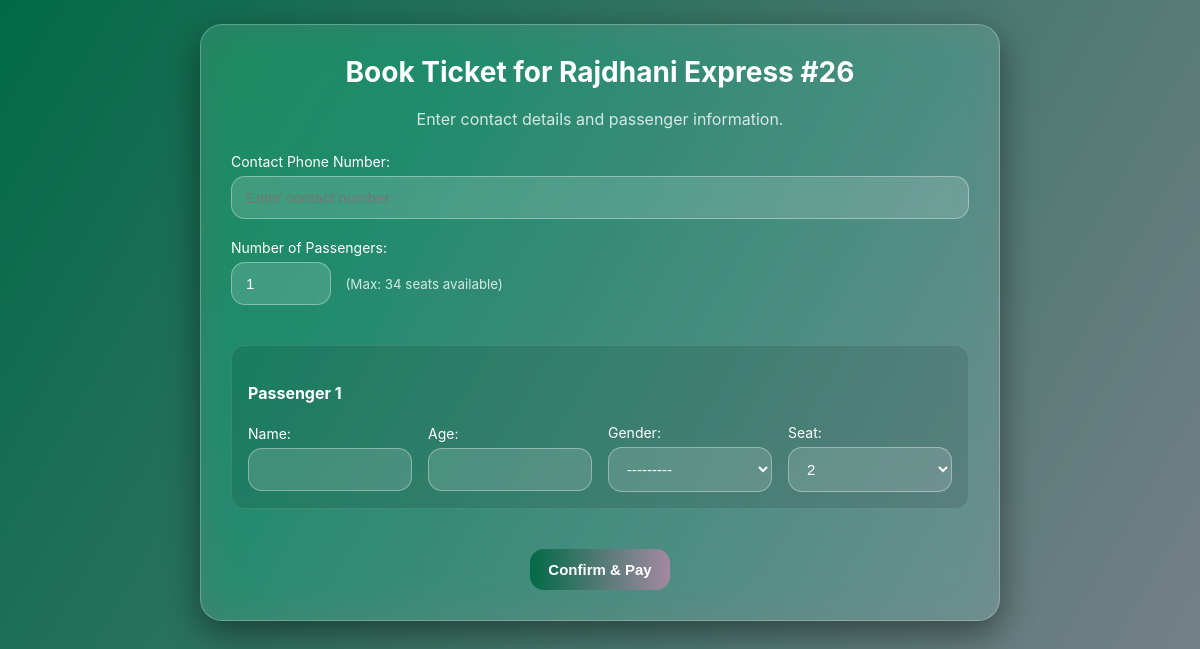
/book/26/ (signed in), run on an earlier commit of the app's database.
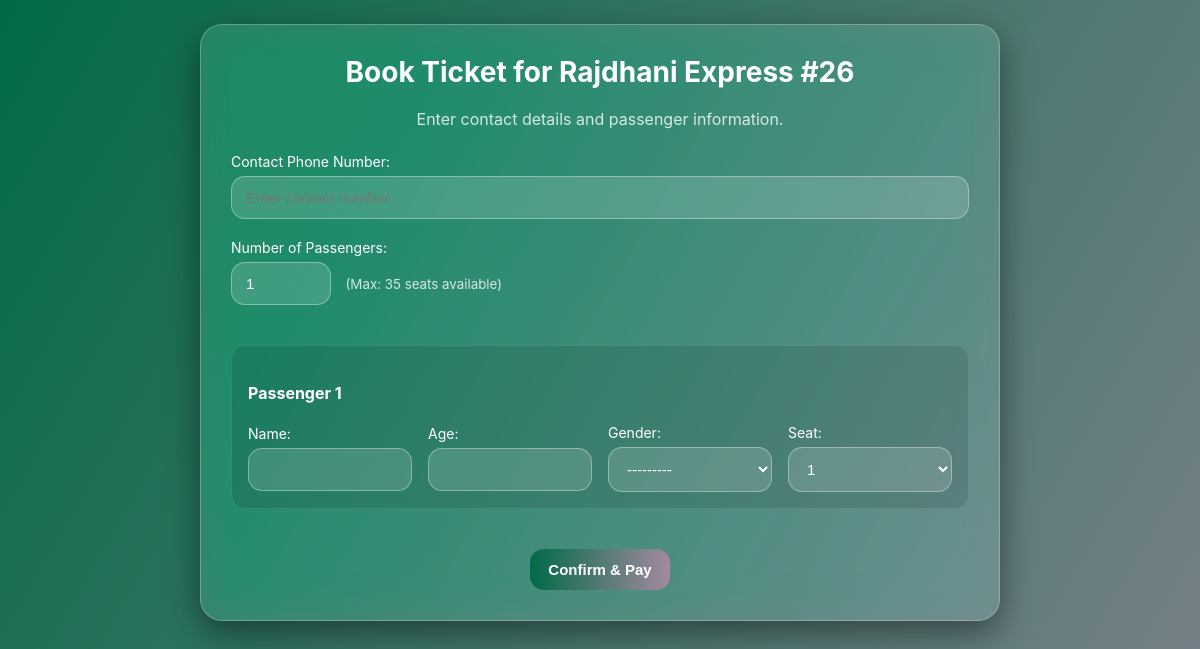
And on a later commit of the database.
### reservation/models.py (models this page shows, shortened)
class Bus(models.Model):
    name = models.CharField(max_length=100)
    source = models.CharField(max_length=100)
    destination = models.CharField(max_length=100)
    departure_time = models.DateTimeField()
    total_seats = models.PositiveIntegerField()
    available_seats = models.PositiveIntegerField()
    ticket_price = models.DecimalField(max_digits=10, decimal_places=2)

### reservation/views.py (the view, shortened to what this page needs)
# urls.py: path('book/<int:bus_id>/', views.book_bus_view, name='book_bus'),
@login_required
def book_bus_view(request, bus_id):
    bus = get_object_or_404(Bus, id=bus_id)
    booked_seats = Passenger.objects.filter(booking__bus=bus, booking__status='Booked').values_list('seat_number', flat=True)
    all_seats = [str(i) for i in range(1, bus.total_seats + 1)]
    available_seats = [seat for seat in all_seats if seat not in booked_seats]
    PassengerFormSet = formset_factory(PassengerForm, extra=1)
    details_form = BookingDetailsForm(request.POST or None)
    passenger_formset = PassengerFormSet(request.POST or None, prefix='form', form_kwargs={'available_seats': available_seats})
    context = {'bus': bus, 'details_form': details_form, 'passenger_formset': passenger_formset}
    return render(request, 'enter_passengers.html', context)

### reservation/forms.py
class BookingDetailsForm(forms.ModelForm):
    class Meta:
        model = Booking
        fields = ['phone_number']
        widgets = {
            'phone_number': forms.TextInput(attrs={'placeholder': 'Enter contact number'}),
        }

### reservation/templates/enter_passengers.html (shortened to what this page needs)
{% extends "base.html" %}
{% block content %}
<div class="grid-center">
    <div class="card form-card">
        <h1>Book Ticket for {{ bus.name }}</h1>
        <p style="text-align: center; opacity: .8; margin-bottom: 20px;">
            Enter contact details and passenger information.
        </p>
        <form method="POST">
            <div>
                <label for="{{ details_form.phone_number.id_for_label }}">Contact Phone Number:</label>
                {{ details_form.phone_number }}
            </div>
            <div>
                <label for="num_passengers_input">Number of Passengers:</label>
                <input type="number" id="num_passengers_input" value="1" min="1" max="{{ bus.available_seats }}" style="width: 100px;">
                <small style="opacity: 0.8; margin-left: 10px;">(Max: {{ bus.available_seats }} seats available)</small>
            </div>
            <div class="passenger-formset" id="passenger-form-list">
            </div>
            <div class="actions">
                <button type="submit" class="btn">Confirm & Pay</button>
            </div>
        </form>
        <div id="empty-form">
            <div class="passenger-form">
                <h4>Passenger __prefix_num__</h4>
                <div class="form-row">
                    <div><label for="id_form-__prefix__-name">Name:</label>{{ passenger_formset.empty_form.name }}</div>
                    <div><label for="id_form-__prefix__-age">Age:</label>{{ passenger_formset.empty_form.age }}</div>
                    <div><label for="id_form-__prefix__-gender">Gender:</label>{{ passenger_formset.empty_form.gender }}</div>
                    <div><label for="id_form-__prefix__-seat_number">Seat:</label>{{ passenger_formset.empty_form.seat_number }}</div>
                </div>
            </div>
        </div>
    </div>
</div>
{% endblock %}

What changed in the data, as far as the page shows it:
changed Bus "Rajdhani Express #26": available_seats "34" → "35"
Also different on the page:
form field empty_form.seat_number: "2" → "1"
